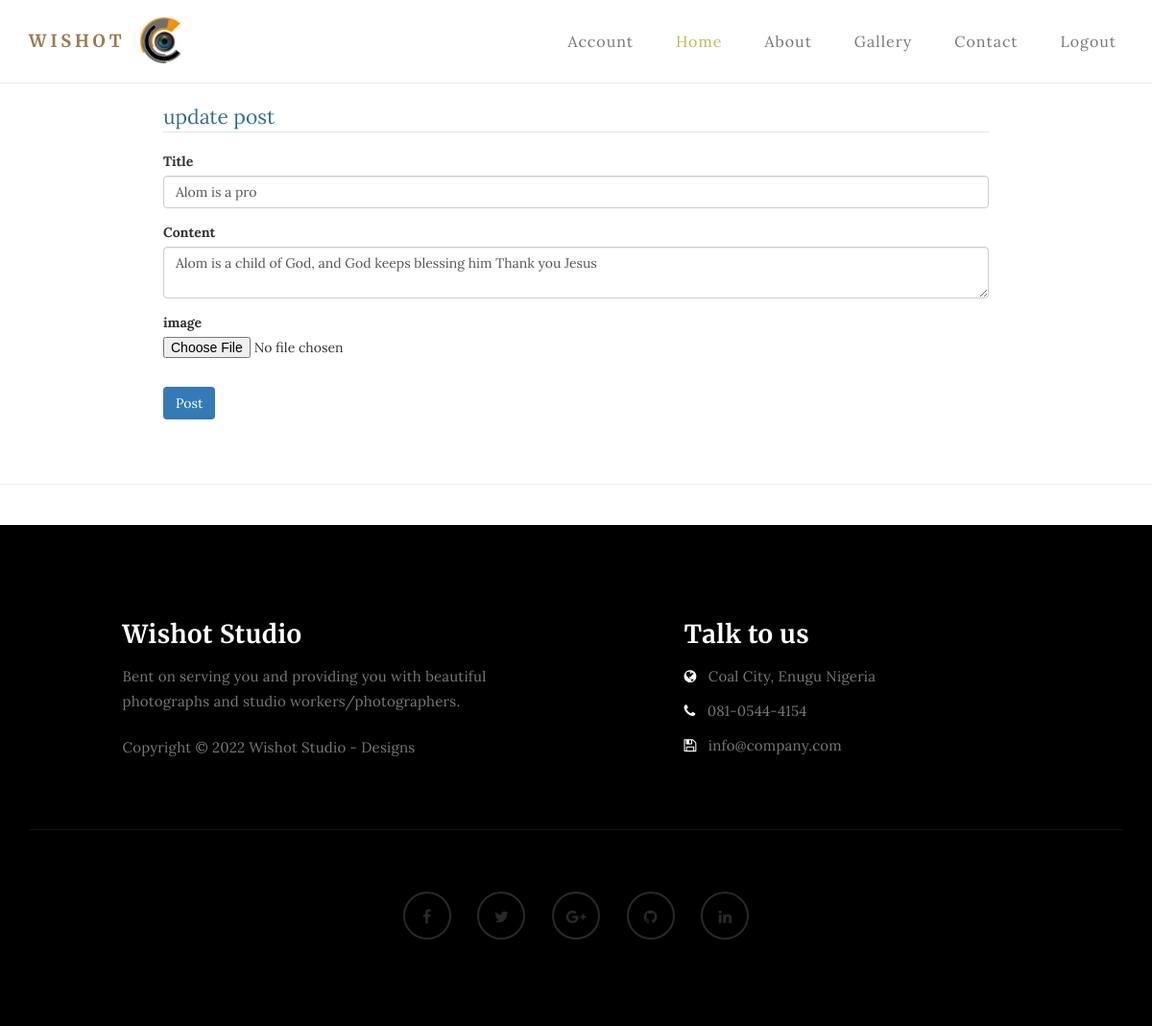
The page /post-1-update (signed in) on the database its author committed.
### blogapp/models.py (models this page shows, shortened)
class Post(db.Model):
    id = db.Column(db.Integer, primary_key=True)
    title = db.Column(db.String(100), nullable=False)
    date_posted = db.Column(db.DateTime, nullable=False, default=datetime.utcnow)
    content = db.Column(db.Text, nullable=False)
    user_id = db.Column(db.Integer, db.ForeignKey('user.id'), nullable=False)

### blogapp/post/routes.py (the view)
@posts.route('/post-<int:post_id>-update', methods=['POST', 'GET'])
@login_required
def update_post(post_id):
    post = Post.query.get_or_404(post_id)
    if post.author != current_user:
        abort(403)
    form = PostForm()
    if form.validate_on_submit():
        post.title = form.title.data
        post.content = form.content.data
        db.session.commit()
        flash("Your Post Has Been Updated!", "success")
        return redirect(url_for('posts.single', post_id=post.id))
    elif request.method == 'GET':
        form.title.data = post.title
        form.content.data = post.content
    return render_template('control.html', title='Update Post', legend='update post', form=form)

### blogapp/post/forms.py
class PostForm(FlaskForm):
    title = StringField('Title', validators=[DataRequired()])
    content = TextAreaField('Content', validators=[DataRequired()])
    post_pics = FileField('image', validators=[FileAllowed(['jpg', 'png', 'JPG'])])
    submit = SubmitField('Post')

### blogapp/models.py (called while the page is built)
@login_manager.user_loader
def load_user(user_id):
    return User.query.get(int(user_id))

### blogapp/templates/control.html (shortened to what this page needs)
{% extends 'layout.html' %}
{% block content %}
<div class="blog-comment">
    <form method="POST" action="" class="p-5 " style="padding: 20px;width: 75%; margin: auto" enctype="multipart/form-data">
        <fieldset class="form-group m-3">
            <legend class="border-bottom mb-5 text-info"> {{ legend }} </legend>
            <div class="form-group">
                {{ form.title.label(class= "form-control-label") }}
               {% if form.title.errors %}
                   {{ form.title(class= "form-control form-control-lg is-invalid") }}
                    <div class="invalid-feedback">
                         {% for error in form.title.errors%}
                           <span class="alert-danger"> {{ error }} </span>
                         {% endfor%}
                    </div>
                {% else %}
                     {{ form.title(class= "form-control form-control-lg") }}
                {% endif%}
            </div>
            <div class="form-group">
                {{ form.content.label(class= "form-control-label") }}
                {% if form.content.errors %}
                   {{ form.content(class= "form-control form-control-lg is-invalid") }}
                    <div class="invalid-feedback">
                         {% for error in form.content.errors %}
                           <span class="alert-danger"> {{ error }} </span>
                         {% endfor%}
                    </div>
                {% else%}
                     {{ form.content(class= "form-control form-control-lg") }}
                {% endif%}
            </div>
            <div class="form-group">
               {{ form.post_pics.label() }}
                {{ form.post_pics(class= "form-control-file") }}
            </div>
        </fieldset>
        <div class="form-group">
        {{ form.submit( class="btn btn-outline-info bg-primary" ) }}
        </div>
    </form>
 </div>
 {% endblock content %}

### blogapp/static/css/style.css (style rules this page uses)
body { background: #ffffff; font-family: 'Lora', serif; font-style: normal; font-weight: 300; overflow-x: hidden; }
html { -webkit-font-smoothing: antialiased; }
* { -webkit-box-sizing: border-box; -moz-box-sizing: border-box; box-sizing: border-box; }
*:before, *:after { -webkit-box-sizing: border-box; -moz-box-sizing: border-box; box-sizing: border-box; }
.blog-comment { border-bottom: 1px solid #f0f0f0; padding-bottom: 32px; margin-bottom: 42px; }

### rows shown on the page
Post: title "Alom is a pro", content "Alom is a child of God, and God keeps blessing him Thank you Jesus"

### other values the page prints
{{ legend }} "update post"
